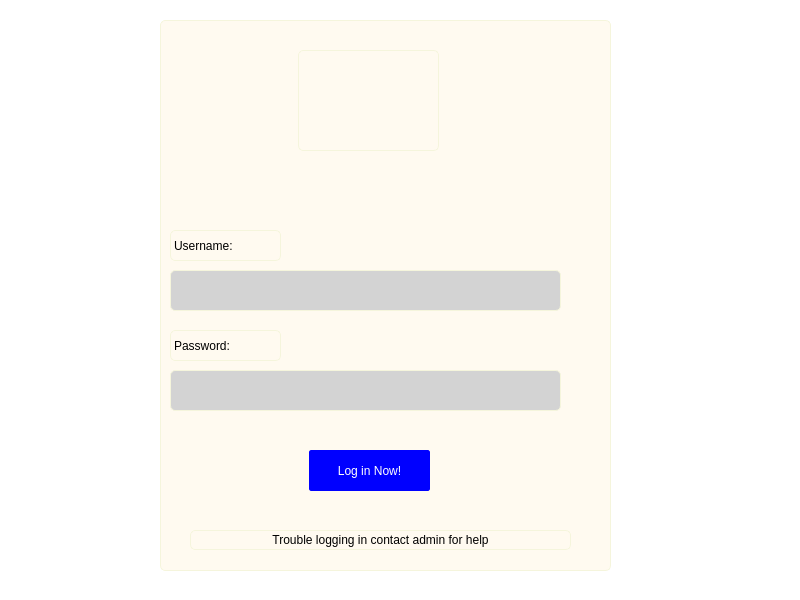
<?xml version="1.0" encoding="UTF-8"?>
<ui version="4.0">
 <class>Login</class>
 <widget class="QMainWindow" name="Login">
  <property name="geometry">
   <rect>
    <x>0</x>
    <y>0</y>
    <width>800</width>
    <height>600</height>
   </rect>
  </property>
  <property name="windowTitle">
   <string>Login</string>
  </property>
  <property name="styleSheet">
   <string notr="true">font: 14pt &quot;Arial&quot;;
background-color: rgb(255, 255, 255);
color:black;</string>
  </property>
  <widget class="QWidget" name="centralwidget">
   <widget class="QGroupBox" name="groupBox">
    <property name="geometry">
     <rect>
      <x>160</x>
      <y>20</y>
      <width>451</width>
      <height>551</height>
     </rect>
    </property>
    <property name="styleSheet">
     <string notr="true">border: 1px solid beige;
background-color:floralwhite;
border-radius:5px;
border-collapse:collapse;</string>
    </property>
    <property name="title">
     <string/>
    </property>
    <widget class="QLabel" name="logo">
     <property name="geometry">
      <rect>
       <x>138</x>
       <y>30</y>
       <width>141</width>
       <height>101</height>
      </rect>
     </property>
     <property name="text">
      <string/>
     </property>
     <property name="pixmap">
      <pixmap>../../../OneDrive/Pictures/Wallpapers/pexels-pixabay-248747.jpg</pixmap>
     </property>
     <property name="scaledContents">
      <bool>true</bool>
     </property>
     <property name="alignment">
      <set>Qt::AlignCenter</set>
     </property>
    </widget>
    <widget class="QLabel" name="label">
     <property name="geometry">
      <rect>
       <x>10</x>
       <y>210</y>
       <width>111</width>
       <height>31</height>
      </rect>
     </property>
     <property name="text">
      <string>Username:</string>
     </property>
    </widget>
    <widget class="QLineEdit" name="lineEdit">
     <property name="geometry">
      <rect>
       <x>10</x>
       <y>250</y>
       <width>391</width>
       <height>41</height>
      </rect>
     </property>
     <property name="styleSheet">
      <string notr="true">background-color:lightgrey;
color:black;</string>
     </property>
    </widget>
    <widget class="QLineEdit" name="lineEdit_2">
     <property name="geometry">
      <rect>
       <x>10</x>
       <y>350</y>
       <width>391</width>
       <height>41</height>
      </rect>
     </property>
     <property name="styleSheet">
      <string notr="true">background-color:lightgrey;
color:black;</string>
     </property>
     <property name="text">
      <string/>
     </property>
     <property name="echoMode">
      <enum>QLineEdit::Password</enum>
     </property>
    </widget>
    <widget class="QLabel" name="label_2">
     <property name="geometry">
      <rect>
       <x>10</x>
       <y>310</y>
       <width>111</width>
       <height>31</height>
      </rect>
     </property>
     <property name="text">
      <string>Password:</string>
     </property>
    </widget>
    <widget class="QPushButton" name="pushButton">
     <property name="geometry">
      <rect>
       <x>149</x>
       <y>430</y>
       <width>121</width>
       <height>41</height>
      </rect>
     </property>
     <property name="styleSheet">
      <string notr="true">background-color:blue;
border: 1px solid blue;
border-radius: 2px;
border-collapse:collapse;
color:white;</string>
     </property>
     <property name="text">
      <string>Log in Now!</string>
     </property>
    </widget>
    <widget class="QLabel" name="label_3">
     <property name="geometry">
      <rect>
       <x>30</x>
       <y>510</y>
       <width>381</width>
       <height>20</height>
      </rect>
     </property>
     <property name="styleSheet">
      <string notr="true">font: italic 9pt &quot;Arial&quot;;</string>
     </property>
     <property name="text">
      <string>Trouble logging in contact admin for help</string>
     </property>
     <property name="scaledContents">
      <bool>true</bool>
     </property>
     <property name="alignment">
      <set>Qt::AlignCenter</set>
     </property>
    </widget>
   </widget>
  </widget>
  <widget class="QMenuBar" name="menubar">
   <property name="geometry">
    <rect>
     <x>0</x>
     <y>0</y>
     <width>800</width>
     <height>27</height>
    </rect>
   </property>
  </widget>
  <widget class="QStatusBar" name="statusbar"/>
 </widget>
 <resources/>
 <connections/>
</ui>
